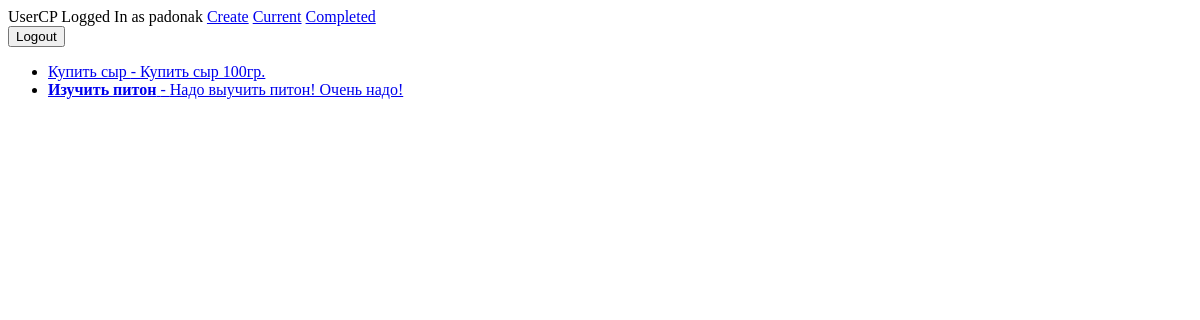
Before: /current/ (signed in) with the older database file.
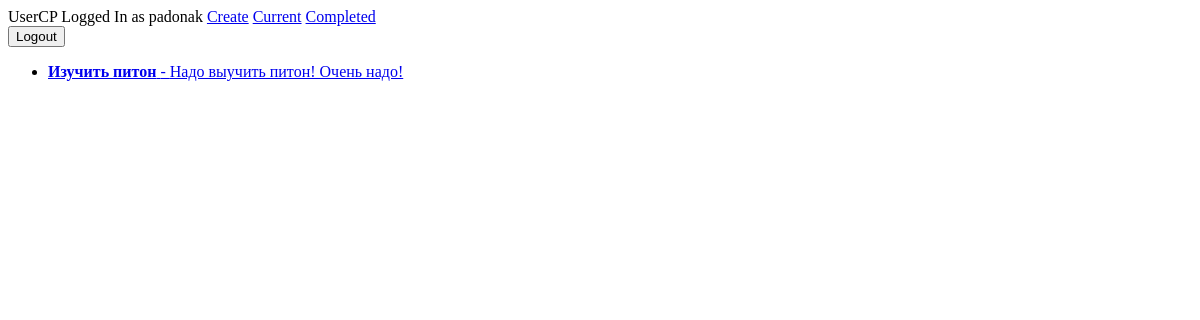
After: the same page with the newer database file.
### todo/models.py (models this page shows, shortened)
class Todo(models.Model):
    title = models.CharField(max_length=100)
    memo = models.TextField(blank=True)
    created = models.DateTimeField(auto_now_add=True)
    datecompleted = models.DateTimeField(null=True, blank=True)
    important = models.BooleanField(default=False)
    user = models.ForeignKey(User, on_delete=models.CASCADE)

### todo/views.py (the view)
# urls.py: path('current/', views.currenttodos, name = 'currenttodos'),
@login_required
def currenttodos(request):
    todos = Todo.objects.filter(user=request.user, datecompleted__isnull=True)
    return render(request, 'todo/currenttodos.html', {'todos':todos})

### todo/templates/todo/currenttodos.html (shortened to what this page needs)
{% extends 'todo/base.html' %}
{% block content %}
<ul>
{% for todo in todos %}
<li>
<a href="{% url 'viewtodo' todo.id%}">
    {% if todo.important %}<b>{% endif %}{{ todo.title }}{% if todo.important %}</b>{% endif %}
    {% if todo.memo %} - {{ todo.memo }}{% endif %}
</a>
</li>
{% endfor %}
</ul>
{% endblock %}

Changed rows visible on the page:
no longer on this page (row edited): Todo: title "Купить сыр", memo "Купить сыр 100гр."
